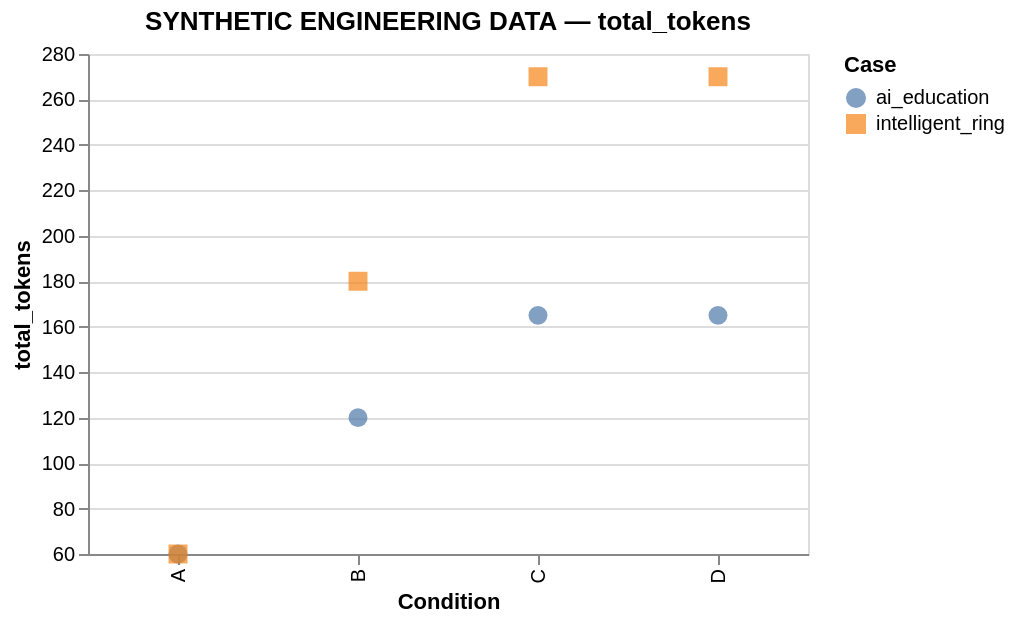

Specify this chart in Vega-Lite:
### Vega-Lite specification from a JSON file in a GitHub repository (floating-point values rounded to 4 significant figures)
{"config": {"view": {"continuousWidth": 300, "continuousHeight": 300}}, "data": {"values": [{"case_id": "ai_education", "condition": "A", "value": 60}, {"case_id": "ai_education", "condition": "D", "value": 165}, {"case_id": "ai_education", "condition": "B", "value": 120}, {"case_id": "ai_education", "condition": "C", "value": 165}, {"case_id": "intelligent_ring", "condition": "C", "value": 270}, {"case_id": "intelligent_ring", "condition": "B", "value": 180}, {"case_id": "intelligent_ring", "condition": "D", "value": 270}, {"case_id": "intelligent_ring", "condition": "A", "value": 60}]}, "mark": {"type": "point", "filled": true, "size": 90}, "encoding": {"color": {"field": "case_id", "title": "Case", "type": "nominal"}, "shape": {"field": "case_id", "type": "nominal"}, "tooltip": [{"field": "case_id", "type": "nominal"}, {"field": "condition", "type": "nominal"}, {"field": "value", "type": "quantitative"}], "x": {"field": "condition", "sort": ["A", "B", "C", "D"], "title": "Condition", "type": "nominal"}, "y": {"field": "value", "scale": {"zero": false}, "title": "total_tokens", "type": "quantitative"}}, "height": 250, "title": "SYNTHETIC ENGINEERING DATA — total_tokens", "width": 360, "$schema": "https://vega.github.io/schema/vega-lite/v6.4.1.json"}
